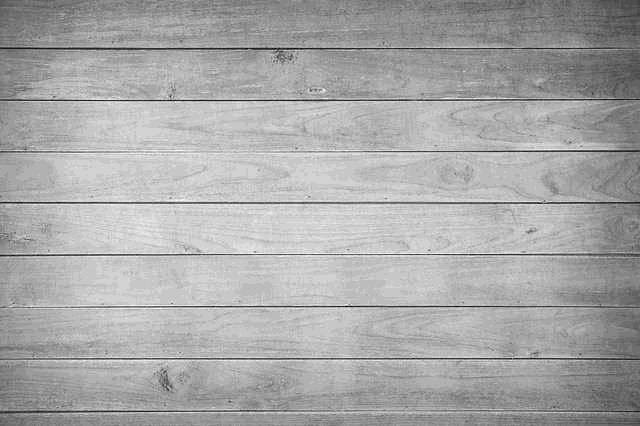
#> input picture secreto.jpg, 640 x 426 px
$ python hough.py
#> lines starting #> are read from the running program, lines starting #| are printed output that depends on the picture
import cv2
import numpy as np

# ###############################################
# 1. LECTURA DE LA IMAGEN                       #
# ###############################################
# Primero se carga en escala de grises
imagen_original = cv2.imread("secreto.jpg", cv2.IMREAD_GRAYSCALE)
#> imagen_original is the input picture: shape (426, 640); min 0, max 23, mean 15.2

if imagen_original is None:
    print("Error: no se pudo cargar 'secreto.jpg'. Comprueba que el fichero está en el mismo directorio.")
    exit()

cv2.imshow("1 - Imagen original", imagen_original)

# ###############################################
# 2. ECUALIZACIÓN DEL HISTOGRAMA                #
# ###############################################
# equalizeHist redistribuye los niveles de intensidad para maximizar el contraste.
imagen_ecualizada = cv2.equalizeHist(imagen_original)
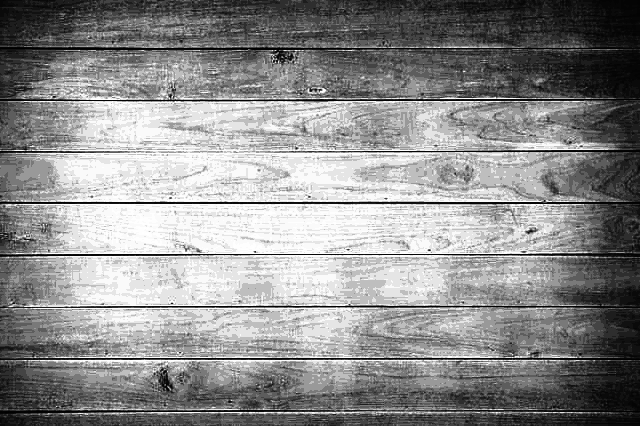
#> imagen_ecualizada: shape (426, 640); min 0, max 255, mean 140.8

cv2.imshow("2 - Imagen ecualizada", imagen_ecualizada)

# ###############################################
# 3. DETECCIÓN DE BORDES (imagen intermedia)    #
# ###############################################
# Aplicamos el detector de Canny sobre la imagen ya ecualizada para obtener los contornos.
# Pruebas con threshold1=50, threshold2=150 y nops quedamos con 300
bordes = cv2.Canny(imagen_ecualizada, threshold1=50, threshold2=300, apertureSize=3)
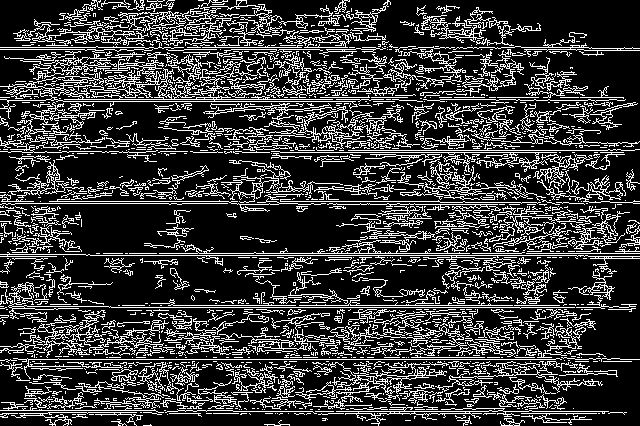
#> bordes: shape (426, 640); 22.9% white in thin lines or dots

cv2.imshow("3 - Bordes (Canny)", bordes)

# ###############################################
# 4. DETECCIÓN DE LÍNEAS CON HOUGH              #
# ###############################################
# rho=1: resolución de 1 píxel en el acumulador.
# theta=pi/180: resolución de 1 grado.
# threshold=300: mínimo de votos para considerar una línea válida.

lineas = cv2.HoughLines(bordes, rho=1, theta=np.pi / 180, threshold=300)
#> lineas = 15 rows, first 8: [359, 1.57], [253, 1.57], [307, 1.57], [47, 1.57], [255, 1.57], [152, 1.57], [99, 1.57], [201, 1.57]

# ###############################################
# 5. FILTRADO DE LÍNEAS SIMILARES               #
# ###############################################
# con este filtrado se descartan duplicados comparando cada candidata con las ya aceptadas.

def filtrar_lineas_similares(lineas, umbral_rho=25, umbral_theta=0.15):
#> called with lineas = array of shape (15, 1, 2), umbral_rho = 25, umbral_theta = 0.15
    if lineas is None:
        return []

    seleccionadas = []
    for linea in lineas:
        rho, theta = linea[0]
        es_similar = False
        for r_sel, t_sel in seleccionadas:
            if abs(rho - r_sel) < umbral_rho and abs(theta - t_sel) < umbral_theta:
                es_similar = True
                break
        if not es_similar:
            seleccionadas.append((rho, theta))
#> this loop made 15 passes
#> (linea, rho) on passes 1 to 12: ([[359, 1.57]], 359), ([[253, 1.57]], 253), ([[307, 1.57]], 307), ([[47, 1.57]], 47), ([[255, 1.57]], 255), ([[152, 1.57]], 152), ([[99, 1.57]], 99), ([[201, 1.57]], 201), ([[97, 1.57]], 97), ([[305, 1.57]], 305), ([[49, 1.57]], 49), ([[413, 1.57]], 413)
#> after the loop, seleccionadas = [(359, 1.57), (253, 1.57), (307, 1.57), (47, 1.57), (152, 1.57), (99, 1.57), (201, 1.57), (413, 1.57)]

    return seleccionadas


lineas_filtradas = filtrar_lineas_similares(lineas, umbral_rho=25, umbral_theta=0.15)
#> lineas_filtradas has the same summary as seleccionadas in filtrar_lineas_similares

# ################################################
# 6. DIBUJO DE LÍNEAS SOBRE LA IMAGEN ECUALIZADA #
# ################################################
# Se pasa la ecualizada a BGR para poder dibujar en blanco (255,255,255)
imagen_con_lineas = cv2.cvtColor(imagen_ecualizada, cv2.COLOR_GRAY2BGR)

for rho, theta in lineas_filtradas:
    # Se pasan de coordenadas polares a cartesianas para cv2.line.
    # +-2000 px para que la línea atraviese toda la imagen.
    a  = np.cos(theta)
    b  = np.sin(theta)
    x0 = a * rho
    y0 = b * rho
    x1 = int(x0 + 2000 * (-b))
    y1 = int(y0 + 2000 * (a))
    x2 = int(x0 - 2000 * (-b))
    y2 = int(y0 - 2000 * (a))

    cv2.line(imagen_con_lineas, (x1, y1), (x2, y2), (255, 255, 255), 2)
#> this loop made 8 passes
#> (rho, x0, y0, y1, y2) on passes 1 to 8: (359, -1.57e-05, 359, 358, 359), (253, -1.11e-05, 253, 252, 253), (307, -1.34e-05, 307, 306, 307), (47, -2.05e-06, 47, 46, 47), (152, -6.64e-06, 152, 151, 152), (99, -4.33e-06, 99, 98, 99), (201, -8.79e-06, 201, 200, 201), (413, -1.81e-05, 413, 412, 413)
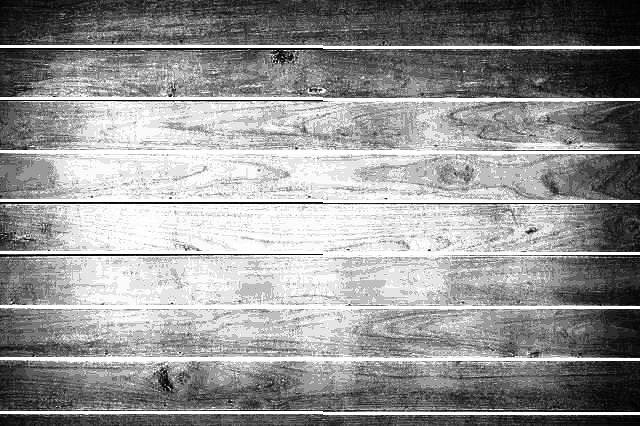
#> imagen_con_lineas: shape (426, 640, 3); min 0, max 255, mean 148.1

cv2.imshow("4 - Líneas detectadas (blanco)", imagen_con_lineas)

# ###############################################
# 7. MENSAJE POR CONSOLA                        #
# ###############################################
num_lineas = len(lineas_filtradas)
#> num_lineas = 8
print(f"Se han dibujado {num_lineas} líneas")
#| Se han dibujado 8 líneas

cv2.waitKey(0)
cv2.destroyAllWindows()
